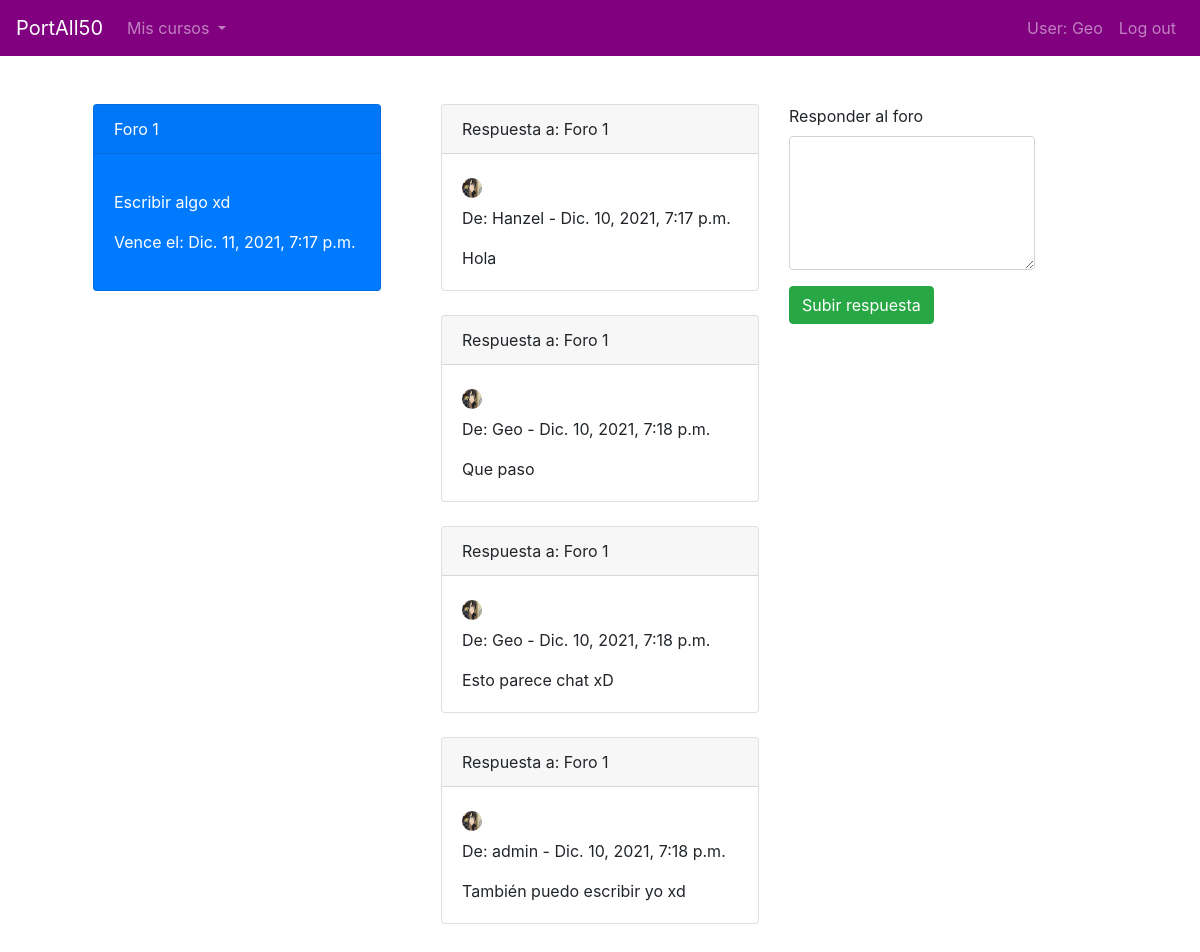
/foro/2 (signed in), run on an earlier commit of the app's database.
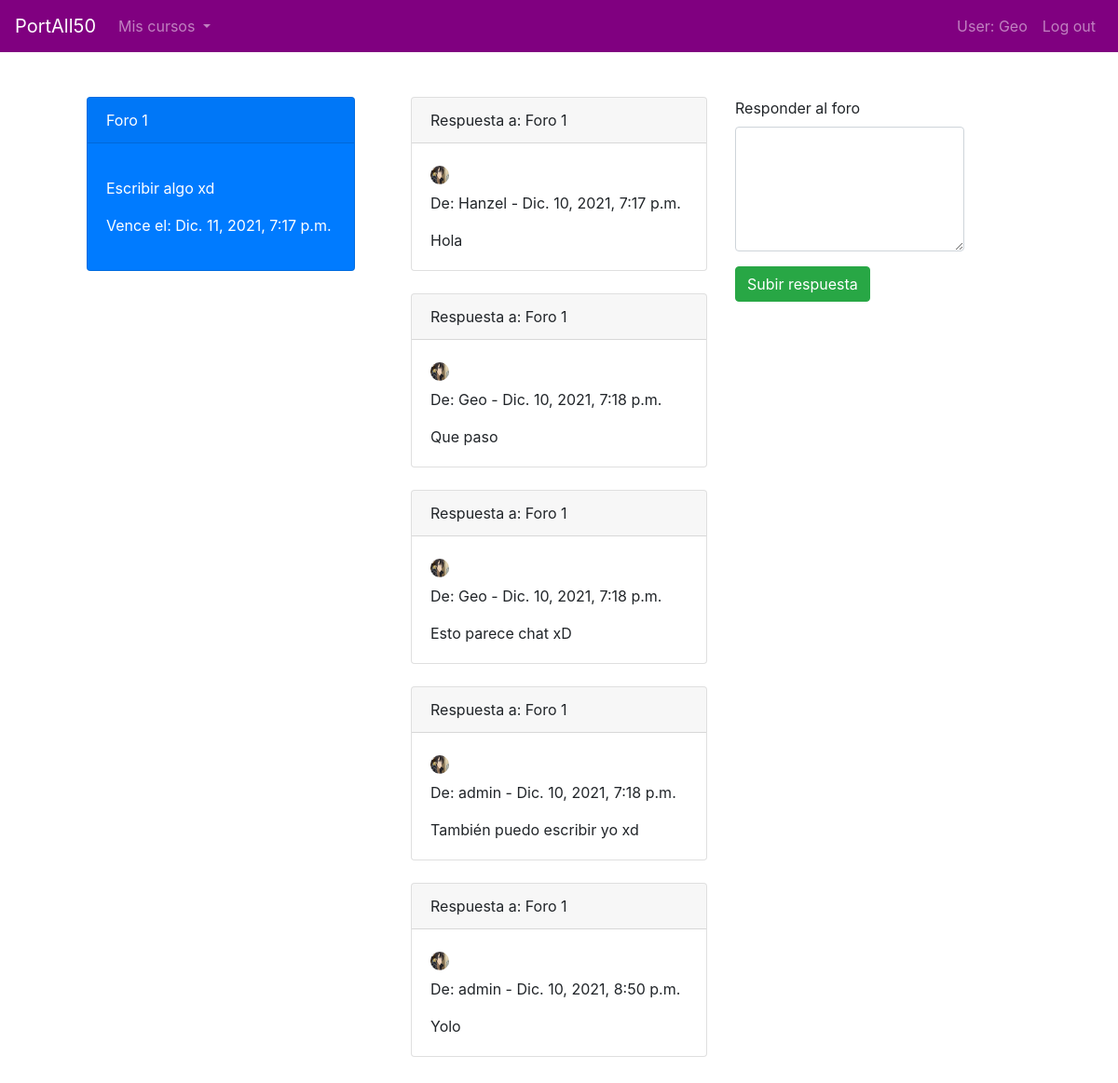
And on a later commit of the database.
### PortAll50/models.py (models this page shows, shortened)
class RespuestaForo(models.Model):
    respuesa_foro = models.CharField(max_length=1000)
    fecha_respuesta = models.DateTimeField(auto_now_add=True)
    nota = models.DecimalField(decimal_places=2, max_digits=5, null=True)
    foro = models.ForeignKey(Foro, on_delete=CASCADE, related_name="respuestas")
    cuenta = models.ForeignKey(Cuenta, on_delete=CASCADE, related_name="respuestas")
    class Meta:
        verbose_name_plural = "RespuestasForo"

class Foro(models.Model):
    nombre_foro = models.CharField(max_length=60)
    asignacion_foro = models.CharField(max_length=300)
    fecha_vencimiento = models.DateTimeField() #investigar
    seccion = models.ForeignKey(Seccion, on_delete=CASCADE, related_name="seccion_foro")
    class Meta:
        verbose_name_plural = "Foro"

class Cuenta(models.Model):
    username = models.OneToOneField(User, on_delete=CASCADE, related_name="info_cuenta")
    TIPO = [("1", "Estudiante"), ("2", "Docente")]
    tipo = models.CharField(max_length=1 ,choices=TIPO, default=1)
    imagen = models.ImageField(upload_to='users/', null = True) #investigar upload_to
    class Meta:
        verbose_name_plural = "Cuenta"

### PortAll50/views.py (the view)
# urls.py: path("foro/<int:id_foro>", views.foro, name="foro"),
def foro(request, id_foro):
    foro = Foro.objects.get(id=id_foro)
    respuestasForo = RespuestaForo.objects.filter(foro=foro)
    context = {
        "foro": foro,
        "respuestasForo": respuestasForo
    }
    return render(request, "PortAll50/foro.html", context)

### PortAll50/templates/portall50/foro.html (shortened to what this page needs)
{% extends 'base.html' %}
{% load bootstrap4 %}
{% load static %}
{% block main %}
    <div class="container">
        <div class="row">
            <div class="col-lg-4">
                <div class="card text-white bg-primary mb-3" style="max-width: 18rem;">
                    <div class="card-title card-header">{{foro.nombre_foro}}</div>
                    <div class="card-body">
                        <p class="card-text"><p>{{foro.asignacion_foro}}</p>
                        <p>Vence el: {{foro.fecha_vencimiento}}</p>
                    </div>
                  </div>
                </div>
            <div class="col-lg-4">
                {% for respuesta in respuestasForo %}
                    <div class="card w-95">
                        <div class="card-header">
                            Respuesta a: {{foro.nombre_foro}}
                        </div>
                        <div class="card-body">
                            <div class="circulo">
                                <img class="imagen" src="{{user.info_cuenta.imagen.url}}" class="card-img-top">
                            </div>
                            <p class="card-title"><p>De: {{respuesta.cuenta.username}} - {{respuesta.fecha_respuesta}}</p>
                            <p class="card-text">{{respuesta.respuesa_foro}}</p>
                        </div>
                    </div>
                    <br>
                {% endfor %}
            </div>
            <div class="col-lg-4">
                <form method="POST" action="{% url 'respuestaForo' %}" enctype="multipart/form-data">
                    <div class="input-group">
                        <div class="form-group">
                            <label for="exampleFormControlTextarea1">Responder al foro</label>
                            <textarea required name="respuesa_foro" class="form-control" id="exampleFormControlTextarea1" rows="5"></textarea>
                        </div>
                    </div>
                    <button type="submit" class="btn btn-success">Subir respuesta</button>
                </form>
            </div>
        </div>
    </div>
{% endblock %}

What changed in the data, as far as the page shows it:
added RespuestaForo: {{ foro.nombre_foro }} "Foro 1", info_cuenta.imagen (picture), cuenta.username "admin", fecha_respuesta "Dic. 10, 2021, 8:50 p.m.", respuesa_foro "Yolo"
